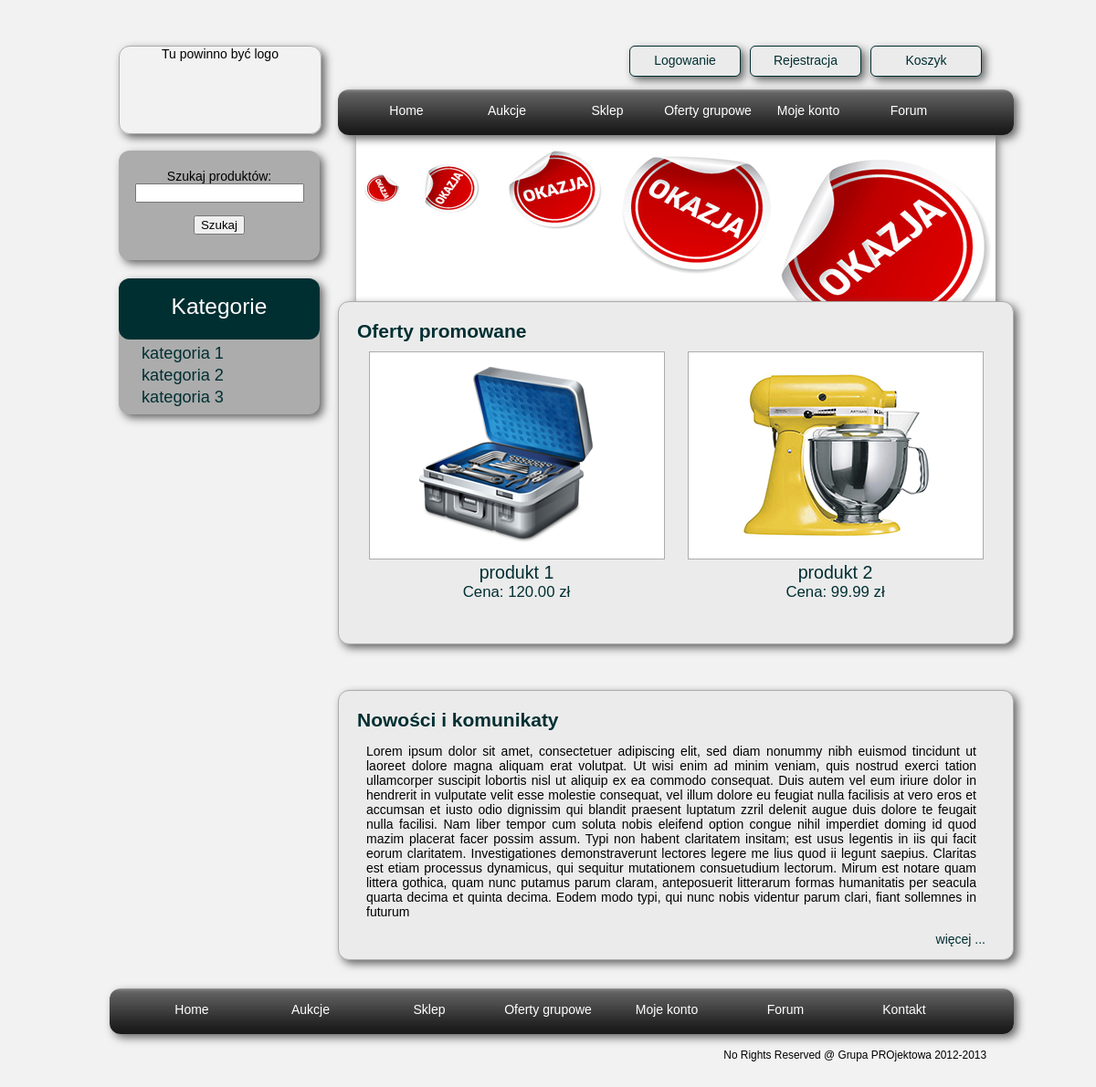
/home/, run on the app's committed database.
### eshop/models.py (models this page shows)
class EShopItem(models.Model):
    price = models.DecimalField(max_digits=15,decimal_places=2)
    is_on_sale = models.BooleanField(default=False)
    discount_price = models.DecimalField(max_digits=15,decimal_places=2)
    availiability_status = models.ForeignKey('core.AvailiabilityStatus')
    current_stock = models.IntegerField()
    base = models.OneToOneField(BaseItem)

### base/models.py (models this page shows, shortened)
class BaseItem(models.Model):
    name = models.CharField(max_length=100)
    created_at = models.DateTimeField(auto_now_add=True)
    categories = models.ManyToManyField('core.Category')
    properties = JSONField(blank=True,null=True)
    description = models.TextField()
    thumb = models.ImageField(upload_to=get_path)
    images = models.ManyToManyField('core.Image',blank=True,null=True)
    is_active = models.BooleanField(default=False)

### board/models.py (models this page shows, shortened)
class Message(models.Model):
    topic = models.ForeignKey('Topic',related_name='topic')
    submitted_by = models.ForeignKey('core.ShopUser',blank=True,null=True)
    submission_date = models.DateTimeField()
    content = models.TextField()
    score = models.IntegerField(null=True,blank=True)
    prev_message = models.ForeignKey('Message',related_name='prev',blank=True,null=True)
    next_message = models.ForeignKey('Message',related_name='next',blank=True,null=True)

### core/models.py (models this page shows, shortened)
class Category(models.Model):
    name = models.CharField(max_length=100)
    properties = JSONField(blank=True,null=True)

### core/views.py (the view)
# urls.py: url(r'^home/$','core.views.home_page'),
def home_page(request):
    if request.method == "POST":
        form = SearchForm(request.POST)
    else:
        form = SearchForm()
    categories = Category.objects.all()
    products_query = EShopItem.objects.filter(is_on_sale=True)
    products_query = products_query.filter(current_stock__gte=1)
    products = products_query[:2]
    message_query = Message.objects.filter(topic__board__name="news")
    message_query = message_query.filter(topic__title="main")
    message = message_query.order_by("-id")[0]
    return render_to_response("home.html",{'search_form': form, 'categories': categories,
                                           'promotion_items': products, "message": message},
                              context_instance=RequestContext(request))

### core/forms.py
class SearchForm(forms.Form):
    search = forms.CharField(max_length=100)

### templates/home.html (shortened to what this page needs)
{% extends "eshop_base.html" %}
{% block css %}
<link href="{{ STATIC_PREFIX }}css/eshop_base.css" rel="stylesheet" type="text/css"/>
<link href="{{ STATIC_PREFIX }}css/home.css" rel="stylesheet" type="text/css"/>
{% endblock %}
{% block content %}
<div id='advert_banner'>
  <img src="{{ STATIC_PREFIX }}img/banner.png"/>
</div>
<section id='promotion' class="home_item">
  <div id="promotion_title" class="home_title">
    Oferty promowane
  </div>
  {% for item in promotion_items %}
  <div class='promotion_item'>
    <a href="/sklep/{{ item.id }}"><img src="/mymedia/{{ item.base.thumb }}"/></a>
    <div class="promotion_item_name">
      <a href="/sklep/{{ item.id }}">{{ item.base.name }}</a>
    </div>
    <div class="promotion_item_price">
      Cena: {{ item.discount_price }} zł
    </div>
  </div>
  {% endfor %}
  <div class="empty">&nbsp;</div>
</section>
<section id='message_container' class="home_item">
  <div id='news_title' class="home_title">
    Nowości i komunikaty
  </div>
  <div id='message_wrapper'>
    <div id="message_content">
      <p>{{ message.content }}</p>
    </div>
    <div id="news_link">
      <a href='/news/'>więcej ...</a>
    </div>
  </div>
</section>
{% endblock %}

### templates/eshop_base.html (shortened to what this page needs)
{% extends "base.html" %}
{% block sidebar %}
<div id="search_form" class="side_menu_container">
  <form name='search_form' id='eshop_search_form' method='post' accept-charset="utf-8">
    <div id='search_form_field'>
      <label for='id_search'>Szukaj produktów:</label>
      {{ search_form.search }}
    </div>
    <p id='search_input'>
      <input value='Szukaj' id='eshop_search_input' type='submit'/>
    </p>
  </form>
</div>
<aside id="side_menu" class="side_menu_container">
  <div id='side_menu_title'>
    Kategorie
  </div>
  <nav>
      {% for category in categories %}
      <div class='side_menu_item'>
        <a href='/sklep/{{ category.pk }}/'>{{ category.name }}</a>
      </div>
      {% endfor %}
  </nav>
</aside>
{% endblock %}

### templates/base.html (shortened to what this page needs)
<!DOCTYPE html>
{% load static %}
{% get_static_prefix as STATIC_PREFIX %}
<html xmlns="http://www.w3.org/1999/xhtml" lang="pl">
	<head>
		<link href="{{ STATIC_PREFIX }}css/base.css" rel="stylesheet"/>
		{% block css %} {% endblock %}
	</head>
	<body>
		<div id='main' class='first'>
			<div id='container'>
			  <div id='logo'>Tu powinno być logo</div>
		       <header id="header">
				  <div id='cart_small' class="top_button"><a href="/koszyk/">Koszyk</a></div>
				  <div id='register' class="top_button"><a href="/rejestracja/">Rejestracja</a></div>
				  <div id='login' class="top_button"><a href="/accounts/login/">Logowanie</a></div>
				  <div class="empty">&nbsp;</div>
				  <nav>
    				<div id='menubar_top'>
      		          <div class='menu_item_top'>
                        <a href="/home/">Home</a>
                      </div>
                      <div class='menu_item_top'>
                        <a href="/aukcje/nowe">Aukcje</a>
                      </div>
                      <div class='menu_item_top'>
                        <a href="/sklep/nowe">Sklep</a>
                      </div>
                      <div class='menu_item_top'>
                        <a href="/grupowe/nowe">Oferty grupowe</a>
                      </div>
                      <div class='menu_item_top'>
                        <a href="/panel_klienta/">Moje konto</a>
                      </div>
                      <div class='menu_item_top'>
                        <a href="/forum/">Forum</a>
                      </div>
       			   </div>
    			 </nav>
				</header>
				<div class='empty'>&nbsp;</div>
				<div id='content'>
		      <div id='content_container'>
		        {% block content %}{% endblock %}
		      </div>
				</div>
				<div id='sidebar'>
					<div id='sidebar_container'>
						{% block sidebar %}{% endblock %}
					</div>
				</div>
				<div class='empty'>&nbsp;</div>
				<nav>
    				<div id='menubar_bottom'>
    				  <div class='menu_item_bottom'>
    				    <a href="/home/">Home</a>
    				  </div>
    				  <div class='menu_item_bottom'>
                        <a href="/aukcje/nowe">Aukcje</a>
                      </div>
                      <div class='menu_item_bottom'>
                        <a href="/sklep/nowe">Sklep</a>
                      </div>
                      <div class='menu_item_bottom'>
                        <a href="/grupowe/nowe">Oferty grupowe</a>
                      </div>
                      <div class='menu_item_bottom'>
                        <a href="/panel_klienta/">Moje konto</a>
                      </div>
                      <div class='menu_item_bottom'>
                        <a href="/forum/">Forum</a>
                      </div>
                      <div class='menu_item_bottom'>
                        <a href="/home/kontakt/">Kontakt</a>
                      </div>
    				</div>
    		    </nav>
				<div class="empty">&nbsp;</div>
				<footer>No Rights Reserved @ Grupa PROjektowa 2012-2013</footer>
				<div class="empty">&nbsp;</div>
			</div>
		</div>
	</body>
</html>

### static/css/base.css (style rules this page uses)
.empty { clear:both }
body { background-color:#f2f2f2;text-align:center;margin:0 }
a { color:#fff;text-decoration:none }
#main { position:relative;top:0;left:0;margin:0 auto;width:960px;text-align:left;font-family:Verdana,Geneva,Arial,Helvetica,sans-serif;font-size:14px }
header { top:0;position:relative;height:80px;z-index:1 }
#logo { position:relative;top:50px;width:220px;height:95px;float:left;border-radius:12px;border-style:solid;border-color:#acacac;border-width:1px;text-align:center;margin-left:10px;margin-right:10px;box-shadow:4px 4px 10px #666 }
.top_button { position:relative;top:50px;height:25px;width:120px;float:right;background-color:#ebebeb;text-align:center;border-radius:6px;border-style:solid;border-width:1px;border-color:#002f32;padding-top:7px;margin-left:5px;margin-right:5px;box-shadow:4px 4px 10px #666 }
.top_button a { color:#002f32 }
#menubar_top { position:relative;padding-left:20px;padding-right:20px;width:700px;left:250px;height:50px;top:-15px;background-image:url("/static/img/menu_bg.png");border-radius:12px;box-shadow:4px 4px 10px #666 }
.menu_item_top { float:left;width:110px;padding-top:15px;text-align:center }
#content { position:relative;left:250px;width:700px }
#menubar_bottom { position:relative;padding-left:25px;padding-right:25px;width:940px;height:50px;background-image:url("/static/img/menu_bg.png");border-radius:12px;box-shadow:4px 4px 10px #666 }
footer { float:right;font-size:85%;margin-bottom:20px }
.menu_item_bottom { float:left;width:130px;padding-top:15px;text-align:center }

### static/css/eshop_base.css (style rules this page uses)
.side_menu_container { text-align:center;background-color:#acacac;width:220px;margin-left:10px;margin-right:10px;border-radius:12px;box-shadow:4px 4px 10px #666 }
#side_menu { position:absolute;top:305px;padding-bottom:5px }
#side_menu_title { width:100%;background-color:#002f32;position:relative;top:0;height:50px;color:#fff;padding-top:17px;font-size:175%;border-radius:12px;margin-bottom:5px }
#search_form { position:absolute;padding-top:20px;top:165px;height:100px }
.side_menu_item { text-align:left;padding-left:25px;padding-bottom:3px;font-size:130% }
.side_menu_item a { color:#002f32 }

### static/css/home.css (style rules this page uses)
#content_container { position:relative;top:-15px;width:740px }
#advert_banner { width:740px;position:relative;margin-left:auto;margin-right:auto;text-align:center;z-index:-1 }
#advert_banner img { position:relative;margin-left:auto;margin-right:auto;box-shadow:2px 2px 10px #666 }
#promotion { position:relative;top:-50px }
.promotion_item { float:left;width:329px;padding:10px;text-align:center;color:#002f32 }
.promotion_item a { color:#002f32 }
.promotion_item img { border-style:solid;border-width:1px;border-color:#acacac }
.promotion_item_name { font-size:140% }
.promotion_item_price { font-size:120% }
#message_wrapper { padding-right:10px;padding-bottom:10px }
#message_content { padding-left:10px;padding-right:10px;text-align:justify;text-justify:newspaper }
#news_link { position:relative;float:right;clear:both }
#news_link a { color:#002f32;float:right }
.home_item { background-color:#ebebeb;border-radius:12px;border-style:solid;border-color:#acacac;border-width:1px;box-shadow:4px 4px 10px #666;padding:20px }
.home_title { font-size:150%;font-weight:bold;color:#002f32 }

### data on the page
EShopItem: base.thumb (picture), base.name "produkt 1", discount_price "120.00"
EShopItem: base.thumb (picture), base.name "produkt 2", discount_price "99.99"
Message: content "Lorem ipsum dolor sit amet, consectetuer adipiscing elit, sed diam nonummy nibh euismod tincidunt ut laoreet dolore magna aliquam erat volutpat. Ut wisi enim ad minim veniam, quis nostrud exerci tation ullamcorper suscipit lobortis nisl ut aliquip ex ea commodo consequat. Duis autem vel eum iriure dolor in hendrerit in vulputate velit esse molestie consequat, vel illum dolore eu feugiat nulla facilisis at vero eros et accumsan et iusto odio dignissim qui blandit praesent luptatum zzril delenit augue duis dolore te feugait nulla facilisi. Nam liber tempor cum soluta nobis eleifend option congue nihil imperdiet doming id quod mazim placerat facer possim assum. Typi non habent claritatem…"
Category: name "kategoria 1"
Category: name "kategoria 2"
Category: name "kategoria 3"
